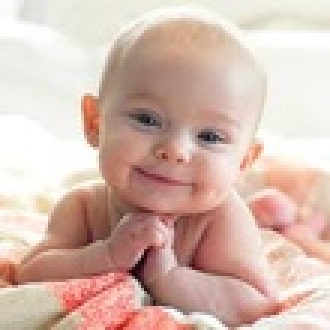
#> input picture demo/data/opencv-images/test1.jpg, 110 x 110 px, shrunk from 225 x 225 before the run (shown 3 times larger)
$ python opencv_detect_faces.py
#> lines starting #> are read from the running program, lines starting #| are printed output that depends on the picture; after the words box and inside, x2 and y2 are one past the last pixel; in counts of white or black regions, pixels touching at a corner belong together
### keras_face/library/opencv_utils.py
import numpy as np
import cv2
import os


def detect_face_from_img_path(frontal_face_model_file_path, image_path):
#> called with image_path = './data/opencv-images/test1.jpg'
    if not os.path.exists(frontal_face_model_file_path):
        print('failed to find face detection opencv model: ', frontal_face_model_file_path)

    face_cascade = cv2.CascadeClassifier(frontal_face_model_file_path)

    img = cv2.imread(image_path)
#> img is the input picture: shape (110, 110, 3); mean B, G, R 175.8, 186.9, 214.6
    gray = cv2.cvtColor(img, cv2.COLOR_BGR2GRAY)
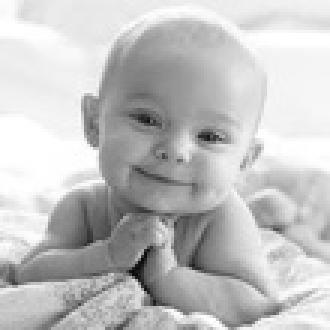
#> gray: shape (110, 110) (shown 3 times larger); min 8, max 255, mean 193.9

    faces = face_cascade.detectMultiScale(gray, scaleFactor=1.1, minNeighbors=5)
#> faces = [[33, 22, 52, 52]]
    print('faces detected: ', len(faces))
#| faces detected:  1
    for (x, y, w, h) in faces:
        img = cv2.rectangle(img, (x, y), (x + w, y + h), (255, 0, 0), 2)
#> this loop made 1 pass

    cv2.imshow('img', img)
    cv2.waitKey(0)
    cv2.destroyAllWindows()


# [10 lines left out: function main, not called in this run]


# [2 lines that do not run on import are left out]

### demo/opencv_detect_faces.py
from keras_face.library.opencv_utils import detect_face_from_img_path


def main():
    frontal_face_model_file_path = './opencv-files/haarcascade_frontalface_alt.xml'

    detect_face_from_img_path(
        frontal_face_model_file_path,
        './data/opencv-images/test1.jpg')

    detect_face_from_img_path(
        frontal_face_model_file_path,
        './data/opencv-images/test4.jpg')
#> call 2 of detect_face_from_img_path, with image_path = './data/opencv-images/test4.jpg'
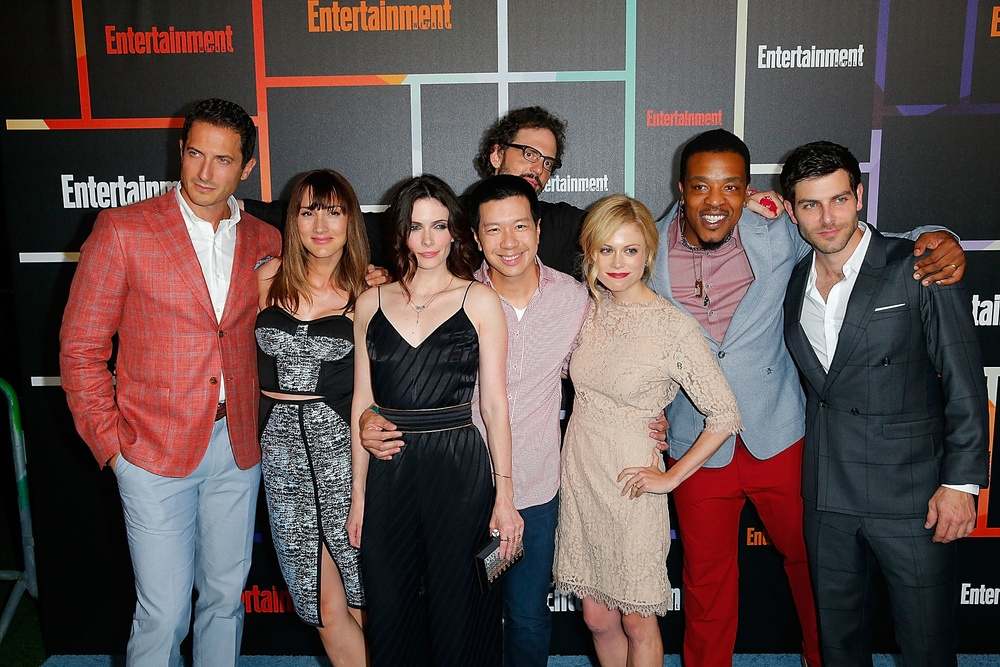
#> input picture demo/data/opencv-images/test4.jpg, 1000 x 667 px, shrunk from 2048 x 1365 before the run
#> in detect_face_from_img_path, img is the input picture: shape (667, 1000, 3); mean B, G, R 77, 78.7, 95.4
#> in detect_face_from_img_path (call 2), `gray = cv2.cvtColor(img, cv2.COLOR_BGR2GRAY)`:
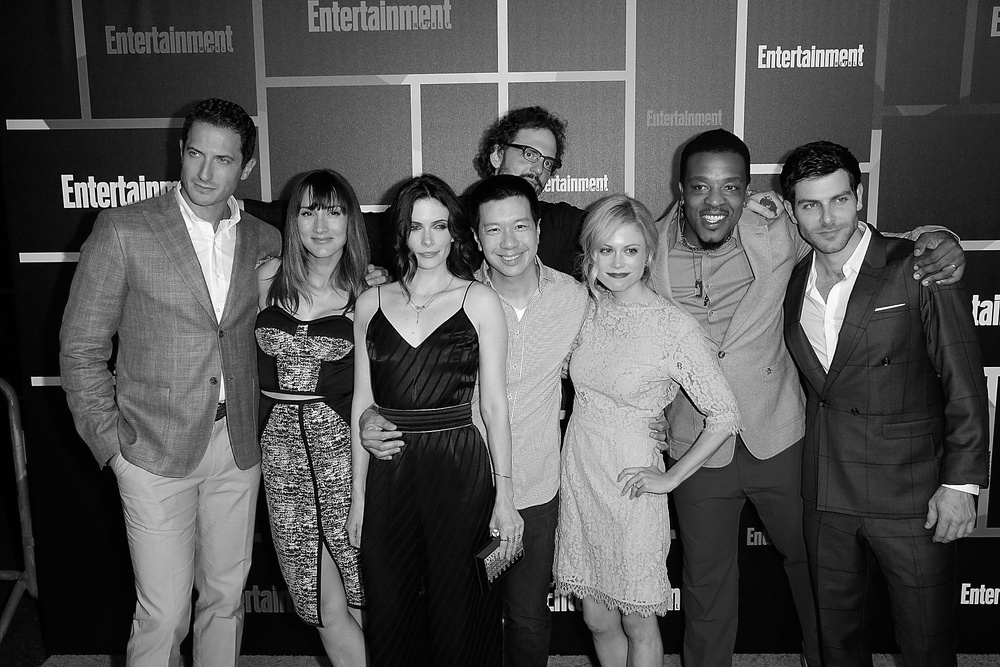
#> gray: shape (667, 1000); min 0, max 255, mean 83.5
#> in detect_face_from_img_path (call 2), `faces = face_cascade.detectMultiScale(gray, scaleFactor=1.1, minNeighb..`: faces = [[399, 205, 59, 59], [586, 226, 65, 65], [474, 203, 66, 66], [174, 131, 69, 69], [678, 159, 73, 73], [790, 177, 72, 72], [289, 188, 67, 67]]
#| faces detected:  7
#> the loop in detect_face_from_img_path (call 2), `for (x, y, w, h) in faces:` made 7 passes
#> pass 1, in detect_face_from_img_path (call 2), `img = cv2.rectangle(img, (x, y), (x + w, y + h), (255, 0, 0), 2)`:
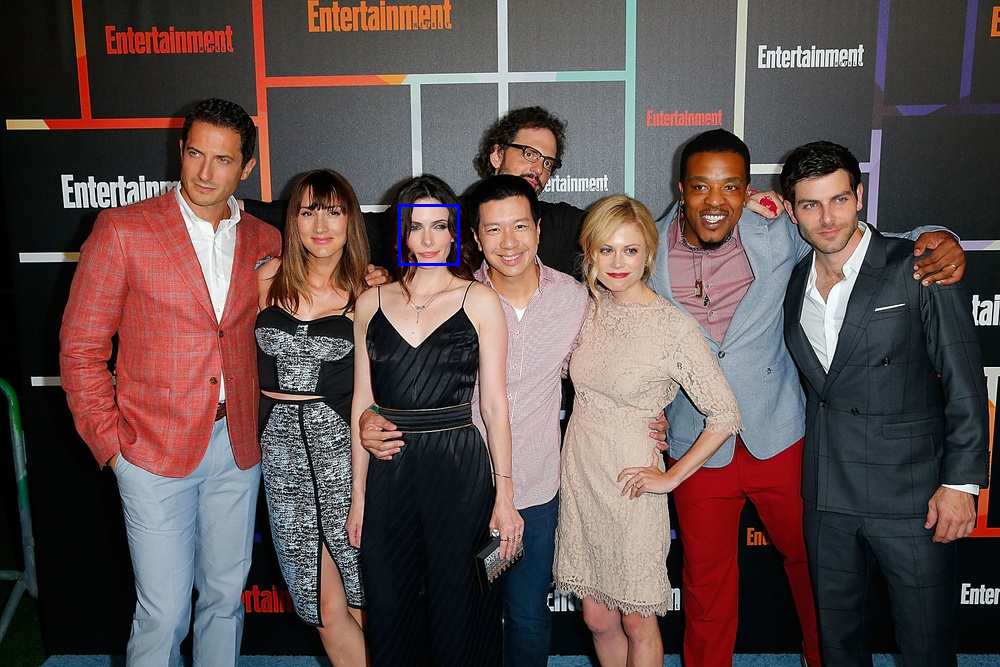
#> img: shape (667, 1000, 3); 0.11% of pixels changed, all inside (x1, y1, x2, y2) = (398, 204, 460, 266)
#> pass 2, in detect_face_from_img_path (call 2), `img = cv2.rectangle(img, (x, y), (x + w, y + h), (255, 0, 0), 2)`:
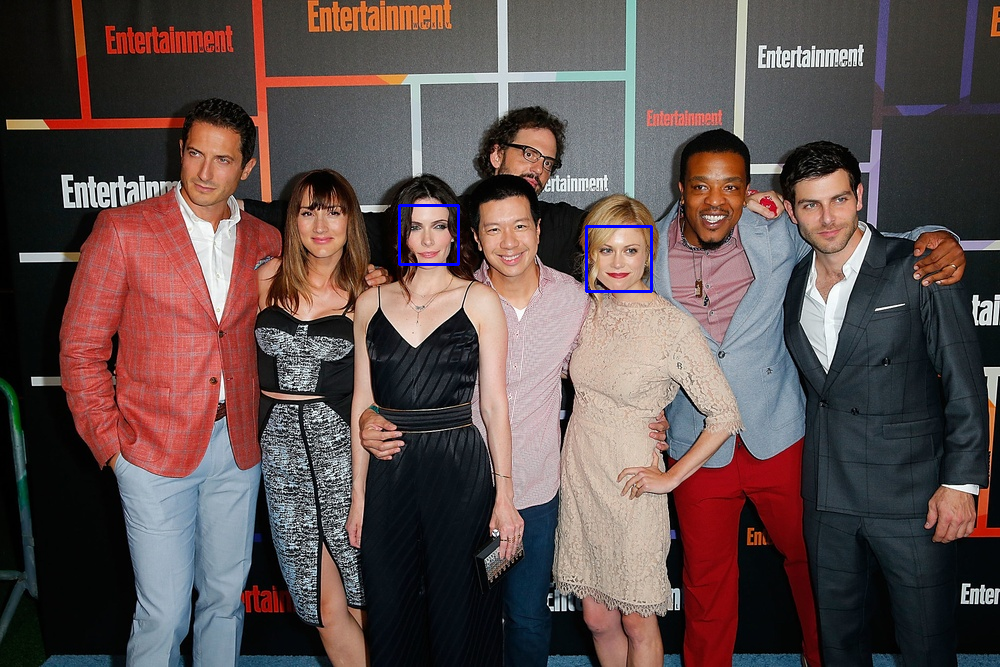
#> img: shape (667, 1000, 3); 0.12% of pixels changed, all inside (x1, y1, x2, y2) = (585, 225, 653, 293)
#> pass 3, in detect_face_from_img_path (call 2), `img = cv2.rectangle(img, (x, y), (x + w, y + h), (255, 0, 0), 2)`:
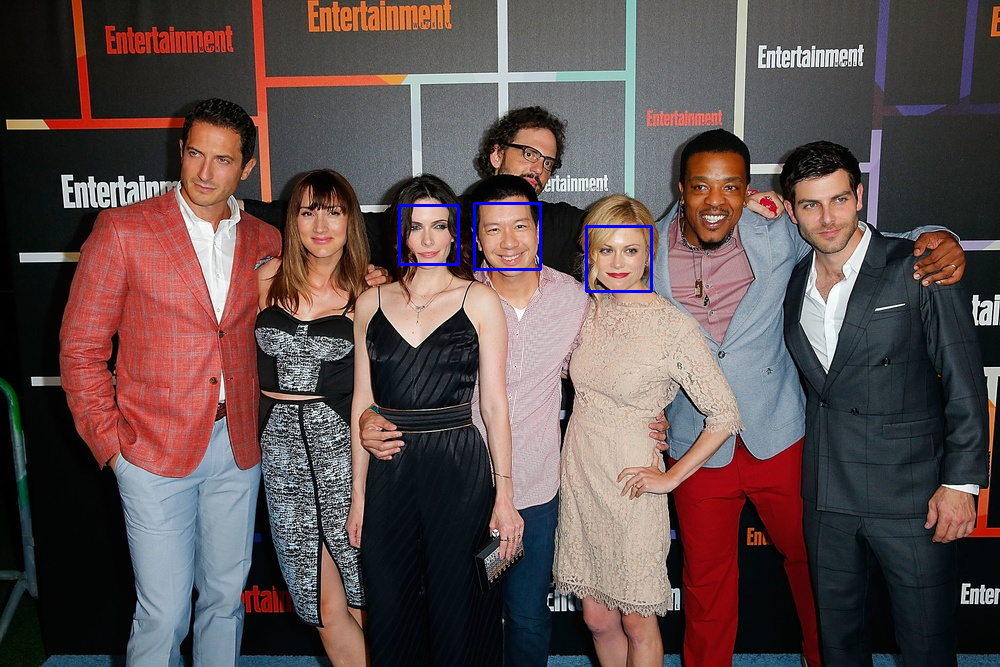
#> img: shape (667, 1000, 3); 0.12% of pixels changed, all inside (x1, y1, x2, y2) = (473, 202, 542, 271)
#> after the loop in detect_face_from_img_path (call 2), `for (x, y, w, h) in faces:`:
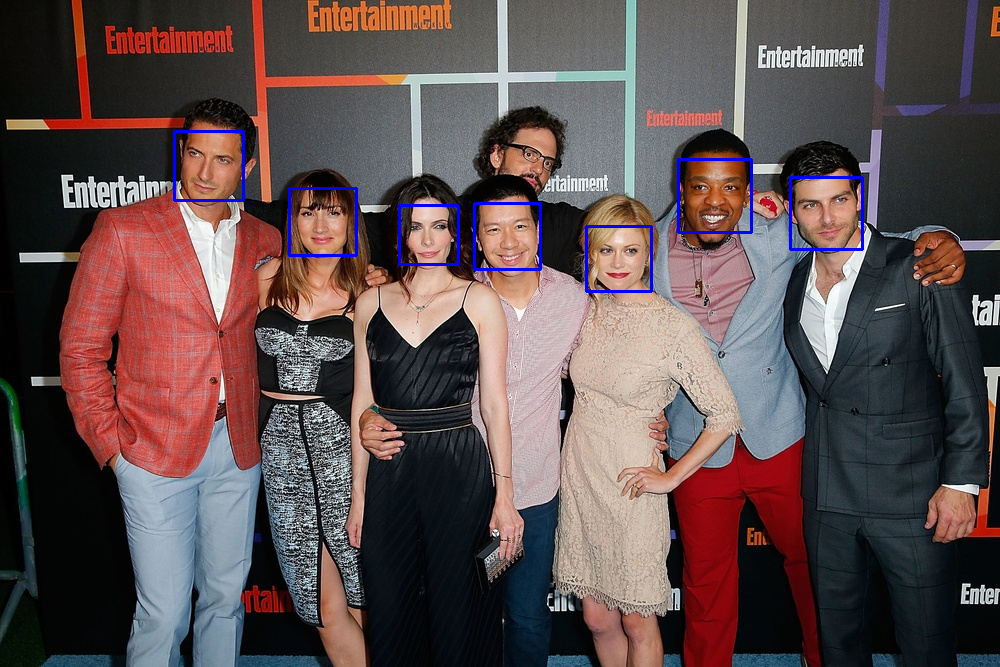
#> img: shape (667, 1000, 3); 0.5% of pixels changed, all inside (x1, y1, x2, y2) = (173, 130, 864, 257)


if __name__ == '__main__':
    main()
